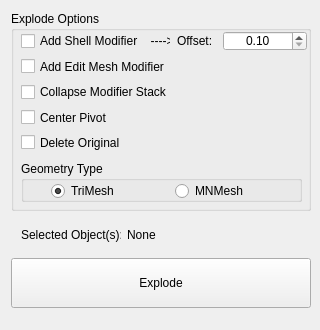
<?xml version="1.0" encoding="UTF-8"?>
<ui version="4.0">
 <class>Form</class>
 <widget class="QWidget" name="Form">
  <property name="geometry">
   <rect>
    <x>0</x>
    <y>0</y>
    <width>320</width>
    <height>330</height>
   </rect>
  </property>
  <property name="minimumSize">
   <size>
    <width>320</width>
    <height>330</height>
   </size>
  </property>
  <property name="maximumSize">
   <size>
    <width>320</width>
    <height>330</height>
   </size>
  </property>
  <property name="windowTitle">
   <string>Explode Geometry</string>
  </property>
  <layout class="QFormLayout" name="formLayout">
   <item row="0" column="0">
    <layout class="QVBoxLayout" name="verticalLayout_2">
     <item>
      <widget class="QGroupBox" name="groupBox">
       <property name="minimumSize">
        <size>
         <width>0</width>
         <height>200</height>
        </size>
       </property>
       <property name="maximumSize">
        <size>
         <width>16777215</width>
         <height>200</height>
        </size>
       </property>
       <property name="title">
        <string>Explode Options</string>
       </property>
       <widget class="QGroupBox" name="groupBox_2">
        <property name="geometry">
         <rect>
          <x>10</x>
          <y>150</y>
          <width>281</width>
          <height>41</height>
         </rect>
        </property>
        <property name="title">
         <string>Geometry Type</string>
        </property>
        <widget class="QWidget" name="layoutWidget">
         <property name="geometry">
          <rect>
           <x>30</x>
           <y>20</y>
           <width>241</width>
           <height>20</height>
          </rect>
         </property>
         <layout class="QHBoxLayout" name="horizontalLayout_4">
          <item>
           <widget class="QRadioButton" name="trimesh_option">
            <property name="text">
             <string>TriMesh</string>
            </property>
            <property name="checked">
             <bool>true</bool>
            </property>
           </widget>
          </item>
          <item>
           <widget class="QRadioButton" name="mnmesh_option">
            <property name="enabled">
             <bool>true</bool>
            </property>
            <property name="text">
             <string>MNMesh</string>
            </property>
           </widget>
          </item>
         </layout>
        </widget>
       </widget>
       <widget class="QWidget" name="layoutWidget">
        <property name="geometry">
         <rect>
          <x>10</x>
          <y>20</y>
          <width>291</width>
          <height>121</height>
         </rect>
        </property>
        <layout class="QVBoxLayout" name="verticalLayout">
         <item>
          <layout class="QHBoxLayout" name="horizontalLayout_3">
           <property name="rightMargin">
            <number>5</number>
           </property>
           <item>
            <widget class="QCheckBox" name="add_shell_checkbox">
             <property name="maximumSize">
              <size>
               <width>150</width>
               <height>16777215</height>
              </size>
             </property>
             <property name="text">
              <string>Add Shell Modifier    ----&gt;</string>
             </property>
            </widget>
           </item>
           <item>
            <layout class="QHBoxLayout" name="horizontalLayout_2">
             <item>
              <widget class="QLabel" name="offset_label">
               <property name="minimumSize">
                <size>
                 <width>40</width>
                 <height>0</height>
                </size>
               </property>
               <property name="maximumSize">
                <size>
                 <width>40</width>
                 <height>16777215</height>
                </size>
               </property>
               <property name="text">
                <string>Offset:</string>
               </property>
              </widget>
             </item>
             <item>
              <widget class="QDoubleSpinBox" name="shell_offset">
               <property name="enabled">
                <bool>true</bool>
               </property>
               <property name="sizePolicy">
                <sizepolicy hsizetype="Minimum" vsizetype="Fixed">
                 <horstretch>0</horstretch>
                 <verstretch>0</verstretch>
                </sizepolicy>
               </property>
               <property name="baseSize">
                <size>
                 <width>0</width>
                 <height>0</height>
                </size>
               </property>
               <property name="layoutDirection">
                <enum>Qt::LeftToRight</enum>
               </property>
               <property name="alignment">
                <set>Qt::AlignCenter</set>
               </property>
               <property name="minimum">
                <double>0.100000000000000</double>
               </property>
               <property name="maximum">
                <double>1000.000000000000000</double>
               </property>
               <property name="singleStep">
                <double>0.100000000000000</double>
               </property>
              </widget>
             </item>
            </layout>
           </item>
          </layout>
         </item>
         <item>
          <widget class="QCheckBox" name="add_edit_mesh_checkbox">
           <property name="text">
            <string>Add Edit Mesh Modifier</string>
           </property>
          </widget>
         </item>
         <item>
          <widget class="QCheckBox" name="collapse_modifier_stack_checkbox">
           <property name="text">
            <string>Collapse Modifier Stack</string>
           </property>
          </widget>
         </item>
         <item>
          <widget class="QCheckBox" name="center_pivot_checkbox">
           <property name="text">
            <string>Center Pivot</string>
           </property>
          </widget>
         </item>
         <item>
          <widget class="QCheckBox" name="delete_original_checkbox">
           <property name="text">
            <string>Delete Original</string>
           </property>
          </widget>
         </item>
        </layout>
       </widget>
      </widget>
     </item>
     <item>
      <layout class="QHBoxLayout" name="horizontalLayout">
       <property name="leftMargin">
        <number>10</number>
       </property>
       <item>
        <widget class="QLabel" name="select_label">
         <property name="minimumSize">
          <size>
           <width>100</width>
           <height>35</height>
          </size>
         </property>
         <property name="maximumSize">
          <size>
           <width>100</width>
           <height>35</height>
          </size>
         </property>
         <property name="text">
          <string>Selected Object(s):</string>
         </property>
        </widget>
       </item>
       <item>
        <widget class="QLabel" name="selected_objects_string">
         <property name="minimumSize">
          <size>
           <width>0</width>
           <height>35</height>
          </size>
         </property>
         <property name="maximumSize">
          <size>
           <width>16777215</width>
           <height>35</height>
          </size>
         </property>
         <property name="text">
          <string>None</string>
         </property>
        </widget>
       </item>
      </layout>
     </item>
     <item>
      <widget class="QPushButton" name="explode_button">
       <property name="minimumSize">
        <size>
         <width>300</width>
         <height>50</height>
        </size>
       </property>
       <property name="maximumSize">
        <size>
         <width>300</width>
         <height>50</height>
        </size>
       </property>
       <property name="text">
        <string>Explode</string>
       </property>
      </widget>
     </item>
    </layout>
   </item>
  </layout>
 </widget>
 <resources/>
 <connections/>
</ui>
